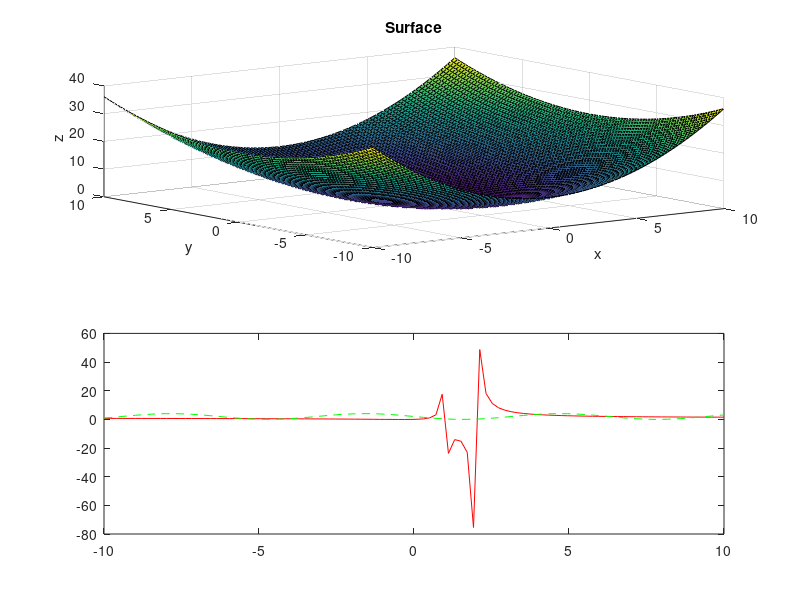

The MATLAB source for this figure: (Note: this script raises an error after producing the figure.)
% Surface
subplot(2, 1, 1);
x = linspace(-10, 10);
y = linspace(-10, 10);
[X, Y] = meshgrid(x, y);
z = (X.^2) / 4 + (Y.^2) / 9;
surf(x, y, z);
title('Surface');
xlabel('x');
ylabel('y');
zlabel('z');

% Both plots
subplot(2, 1, 2);
y_1 = ((x.^2) + x)./((x.^2) - 3 * x + 2);
y_2 = 2 - 2 * sin(x);
p = plot(x, y_1, 'r', x, y_2, 'g--');
p(1).LineWidth = 1.5;
p(2).LineWidth = 2;
title('Plot');
xlabel('x');
ylabel('y');